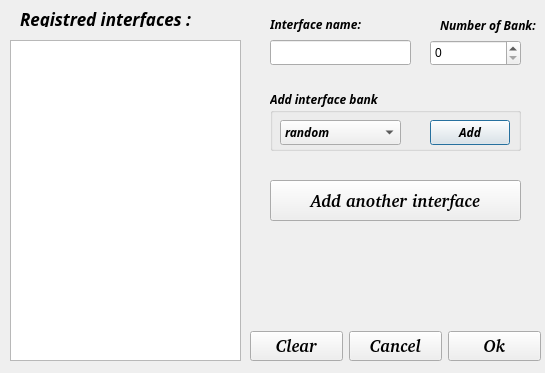
<?xml version="1.0" encoding="UTF-8"?>
<ui version="4.0">
 <class>InterfaceBank</class>
 <widget class="QDialog" name="InterfaceBank">
  <property name="geometry">
   <rect>
    <x>0</x>
    <y>0</y>
    <width>545</width>
    <height>373</height>
   </rect>
  </property>
  <property name="windowTitle">
   <string>Dialog</string>
  </property>
  <widget class="QSpinBox" name="nbBank">
   <property name="geometry">
    <rect>
     <x>430</x>
     <y>40</y>
     <width>91</width>
     <height>26</height>
    </rect>
   </property>
  </widget>
  <widget class="QLabel" name="label">
   <property name="geometry">
    <rect>
     <x>440</x>
     <y>10</y>
     <width>101</width>
     <height>31</height>
    </rect>
   </property>
   <property name="font">
    <font>
     <family>Abyssinica SIL</family>
     <weight>75</weight>
     <italic>true</italic>
     <bold>true</bold>
    </font>
   </property>
   <property name="text">
    <string>Number of Bank:</string>
   </property>
  </widget>
  <widget class="QLabel" name="label_2">
   <property name="geometry">
    <rect>
     <x>270</x>
     <y>9</y>
     <width>111</width>
     <height>31</height>
    </rect>
   </property>
   <property name="font">
    <font>
     <family>Abyssinica SIL</family>
     <weight>75</weight>
     <italic>true</italic>
     <bold>true</bold>
    </font>
   </property>
   <property name="text">
    <string>Interface name:</string>
   </property>
  </widget>
  <widget class="QTextEdit" name="regInterfaces">
   <property name="geometry">
    <rect>
     <x>10</x>
     <y>40</y>
     <width>231</width>
     <height>321</height>
    </rect>
   </property>
   <property name="readOnly">
    <bool>true</bool>
   </property>
  </widget>
  <widget class="QLineEdit" name="InterfaceName">
   <property name="geometry">
    <rect>
     <x>270</x>
     <y>40</y>
     <width>141</width>
     <height>25</height>
    </rect>
   </property>
   <property name="inputMethodHints">
    <set>Qt::ImhNone</set>
   </property>
   <property name="text">
    <string/>
   </property>
   <property name="clearButtonEnabled">
    <bool>true</bool>
   </property>
  </widget>
  <widget class="QGroupBox" name="groupBox">
   <property name="geometry">
    <rect>
     <x>270</x>
     <y>90</y>
     <width>251</width>
     <height>61</height>
    </rect>
   </property>
   <property name="font">
    <font>
     <family>Abyssinica SIL</family>
     <weight>75</weight>
     <italic>true</italic>
     <bold>true</bold>
    </font>
   </property>
   <property name="title">
    <string>Add interface bank</string>
   </property>
   <widget class="QComboBox" name="bank">
    <property name="geometry">
     <rect>
      <x>10</x>
      <y>30</y>
      <width>121</width>
      <height>25</height>
     </rect>
    </property>
    <item>
     <property name="text">
      <string>random</string>
     </property>
    </item>
   </widget>
   <widget class="QPushButton" name="addInterBank">
    <property name="geometry">
     <rect>
      <x>160</x>
      <y>30</y>
      <width>80</width>
      <height>25</height>
     </rect>
    </property>
    <property name="text">
     <string>Add</string>
    </property>
   </widget>
  </widget>
  <widget class="QPushButton" name="pushButton_2">
   <property name="geometry">
    <rect>
     <x>270</x>
     <y>180</y>
     <width>251</width>
     <height>41</height>
    </rect>
   </property>
   <property name="font">
    <font>
     <family>Bitstream Charter</family>
     <pointsize>13</pointsize>
     <weight>75</weight>
     <italic>true</italic>
     <bold>true</bold>
    </font>
   </property>
   <property name="text">
    <string>Add another interface</string>
   </property>
  </widget>
  <widget class="QLabel" name="label_3">
   <property name="geometry">
    <rect>
     <x>20</x>
     <y>10</y>
     <width>181</width>
     <height>17</height>
    </rect>
   </property>
   <property name="font">
    <font>
     <family>Abyssinica SIL</family>
     <pointsize>13</pointsize>
     <weight>75</weight>
     <italic>true</italic>
     <bold>true</bold>
    </font>
   </property>
   <property name="text">
    <string>Registred interfaces :</string>
   </property>
  </widget>
  <widget class="QWidget" name="horizontalLayoutWidget">
   <property name="geometry">
    <rect>
     <x>250</x>
     <y>330</y>
     <width>291</width>
     <height>32</height>
    </rect>
   </property>
   <layout class="QHBoxLayout" name="horizontalLayout">
    <item>
     <widget class="QPushButton" name="clearBtn">
      <property name="font">
       <font>
        <family>Bitstream Charter</family>
        <pointsize>13</pointsize>
        <weight>75</weight>
        <italic>true</italic>
        <bold>true</bold>
       </font>
      </property>
      <property name="text">
       <string>Clear</string>
      </property>
     </widget>
    </item>
    <item>
     <widget class="QPushButton" name="pushButton">
      <property name="font">
       <font>
        <family>Bitstream Charter</family>
        <pointsize>13</pointsize>
        <weight>75</weight>
        <italic>true</italic>
        <bold>true</bold>
       </font>
      </property>
      <property name="text">
       <string>Cancel</string>
      </property>
     </widget>
    </item>
    <item>
     <widget class="QPushButton" name="pushButton_3">
      <property name="font">
       <font>
        <family>Bitstream Charter</family>
        <pointsize>13</pointsize>
        <weight>75</weight>
        <italic>true</italic>
        <bold>true</bold>
       </font>
      </property>
      <property name="text">
       <string>Ok</string>
      </property>
     </widget>
    </item>
   </layout>
  </widget>
 </widget>
 <resources/>
 <connections/>
</ui>
